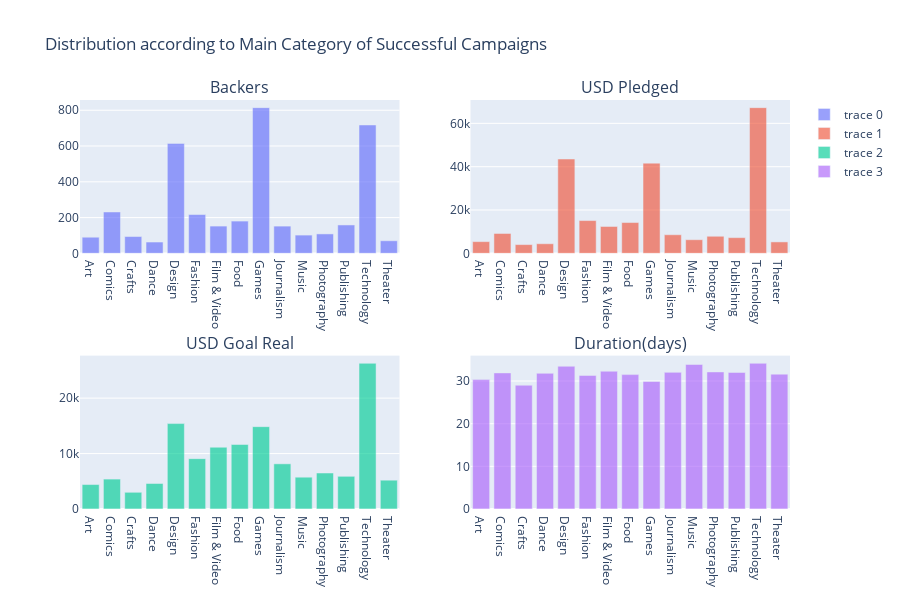

The notebook cell saved with this chart:
### Code cell
trace1 = go.Bar(
            x=groupby_main_category.backers.index,
            y=groupby_main_category.backers.values,
            opacity=0.65
        )

trace2 = go.Bar(
            x=groupby_main_category['usd pledged'].index,
            y=groupby_main_category['usd pledged'].values,
            opacity=0.65
        )
trace3 = go.Bar(
            x=groupby_main_category.usd_goal_real.index,
            y=groupby_main_category.usd_goal_real.values,
            opacity=0.65
        )

trace4 = go.Bar(
            x=groupby_main_category['duration_days'].index,
            y=groupby_main_category['duration_days'].values,
            opacity=0.65
        )
fig = tools.make_subplots(rows=2, cols=2, subplot_titles=('Backers', 'USD Pledged','USD Goal Real','Duration(days)'))
fig.append_trace(trace1, 1, 1)
fig.append_trace(trace2, 1, 2)
fig.append_trace(trace3, 2, 1)
fig.append_trace(trace4, 2, 2)

fig['layout'].update(height=600, width=900, title='Distribution according to Main Category of Successful Campaigns')

iplot(fig)

### Figure 1 — Plotly figure (JSON) as saved in the notebook; plotly's stock layout.template omitted (floating-point values rounded to 4 significant figures)
{"data": [{"opacity": 0.65, "x": ["Art", "Comics", "Crafts", "Dance", "Design", "Fashion", "Film & Video", "Food", "Games", "Journalism", "Music", "Photography", "Publishing", "Technology", "Theater"], "xaxis": "x", "y": [90.36, 231.4, 94.15, 63.4, 614.8, 217.0, 152.6, 180.6, 814.4, 152.3, 102.2, 108.7, 158.8, 717.7, 70.51], "yaxis": "y", "type": "bar"}, {"opacity": 0.65, "x": ["Art", "Comics", "Crafts", "Dance", "Design", "Fashion", "Film & Video", "Food", "Games", "Journalism", "Music", "Photography", "Publishing", "Technology", "Theater"], "xaxis": "x2", "y": [5421.0, 9179.0, 4054.0, 4446.0, 43550.0, 15140.0, 12410.0, 14230.0, 41640.0, 8598.0, 6307.0, 7897.0, 7258.0, 67240.0, 5289.0], "yaxis": "y2", "type": "bar"}, {"opacity": 0.65, "x": ["Art", "Comics", "Crafts", "Dance", "Design", "Fashion", "Film & Video", "Food", "Games", "Journalism", "Music", "Photography", "Publishing", "Technology", "Theater"], "xaxis": "x3", "y": [4410.0, 5397.0, 3013.0, 4601.0, 15410.0, 9081.0, 11150.0, 11630.0, 14860.0, 8149.0, 5737.0, 6491.0, 5898.0, 26290.0, 5198.0], "yaxis": "y3", "type": "bar"}, {"opacity": 0.65, "x": ["Art", "Comics", "Crafts", "Dance", "Design", "Fashion", "Film & Video", "Food", "Games", "Journalism", "Music", "Photography", "Publishing", "Technology", "Theater"], "xaxis": "x4", "y": [30.34, 31.91, 29.03, 31.81, 33.47, 31.31, 32.31, 31.51, 29.91, 32.04, 33.88, 32.14, 32.01, 34.16, 31.62], "yaxis": "y4", "type": "bar"}], "layout": {"annotations": [{"font": {"size": 16}, "showarrow": false, "text": "Backers", "x": 0.225, "xanchor": "center", "xref": "paper", "y": 1, "yanchor": "bottom", "yref": "paper"}, {"font": {"size": 16}, "showarrow": false, "text": "USD Pledged", "x": 0.775, "xanchor": "center", "xref": "paper", "y": 1, "yanchor": "bottom", "yref": "paper"}, {"font": {"size": 16}, "showarrow": false, "text": "USD Goal Real", "x": 0.225, "xanchor": "center", "xref": "paper", "y": 0.375, "yanchor": "bottom", "yref": "paper"}, {"font": {"size": 16}, "showarrow": false, "text": "Duration(days)", "x": 0.775, "xanchor": "center", "xref": "paper", "y": 0.375, "yanchor": "bottom", "yref": "paper"}], "height": 600, "title": {"text": "Distribution according to Main Category of Successful Campaigns"}, "width": 900, "xaxis": {"anchor": "y", "domain": [0, 0.45], "type": "category", "range": [-0.5, 14.5], "autorange": true}, "yaxis": {"anchor": "x", "domain": [0.625, 1], "type": "linear", "range": [0, 857.2], "autorange": true}, "xaxis2": {"anchor": "y2", "domain": [0.55, 1], "type": "category", "range": [-0.5, 14.5], "autorange": true}, "yaxis2": {"anchor": "x2", "domain": [0.625, 1], "type": "linear", "range": [0, 70780.0], "autorange": true}, "xaxis3": {"anchor": "y3", "domain": [0, 0.45], "type": "category", "range": [-0.5, 14.5], "autorange": true}, "yaxis3": {"anchor": "x3", "domain": [0, 0.375], "type": "linear", "range": [0, 27670.0], "autorange": true}, "xaxis4": {"anchor": "y4", "domain": [0.55, 1], "type": "category", "range": [-0.5, 14.5], "autorange": true}, "yaxis4": {"anchor": "x4", "domain": [0, 0.375], "type": "linear", "range": [0, 35.96], "autorange": true}}}
